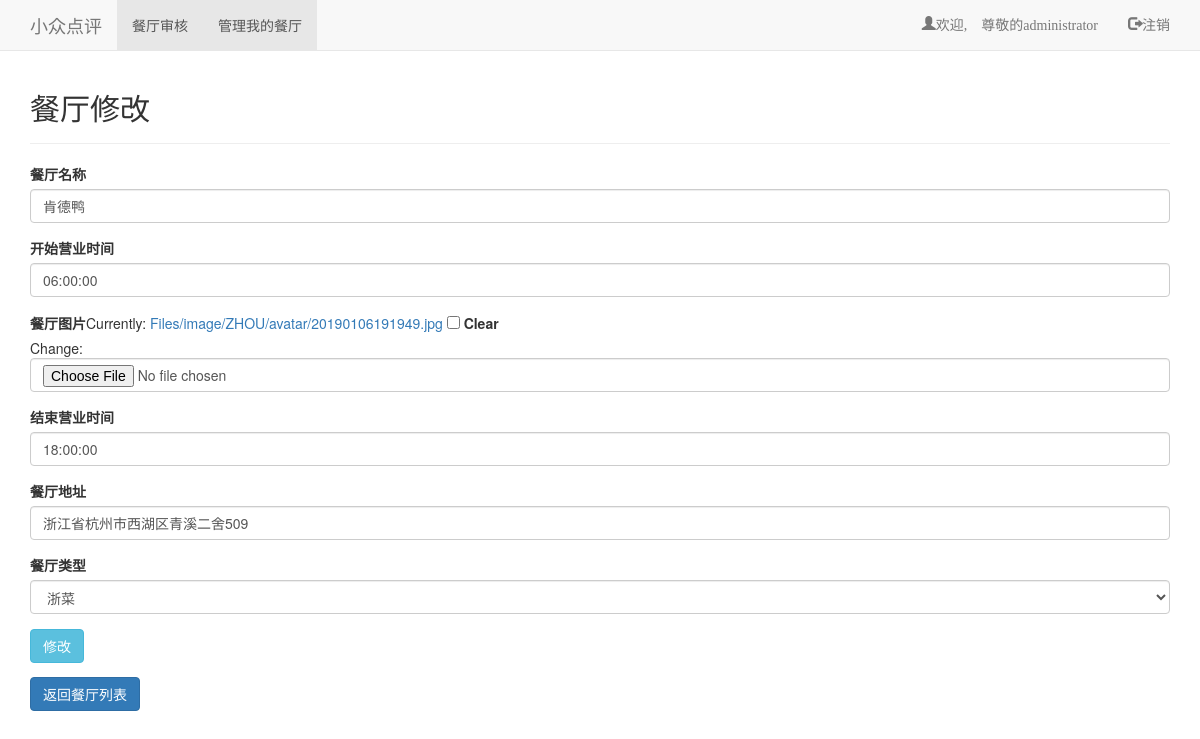
Screenshot of /apply/7/edit/ (signed in) with the database file from the repository.
### ApplyController/models.py (models this page shows, shortened)
class Restaurant(models.Model):
    id = models.AutoField(primary_key=True)
    MerchantID = models.ForeignKey(Merchant, on_delete=models.CASCADE)
    Name = models.CharField(max_length=20)
    BusinessStartHour = models.TimeField()
    BusinessEndHour = models.TimeField()
    Address = models.CharField(max_length=50)
    Image = models.ImageField(upload_to=get_file_path, null=True, blank=True)
    Score = models.FloatField(validators=[MinValueValidator(0), MaxValueValidator(5)], default=0)
    Category_Choices = (
        ('1', '川菜'),
        ('2', '粤菜'),
        ('3', '鲁菜'),
        ('4', '苏菜'),
        ('5', '湘菜'),
        ('6', '浙菜'),
        ('7', '其他'),
    )
    Category = models.CharField(max_length=1, choices=Category_Choices)
    LicenseID = models.CharField(validators=[RegexValidator(regex='^[0-9]*$')], max_length=50)
    ApplicationTime = models.DateTimeField(auto_now_add=True)
    Status_Choices = (
        (0, '待审核'),
        (1, '审核拒绝'),
        (2, '审核通过'),
    )
    Status = models.SmallIntegerField(choices=Status_Choices, default=0)
    OpenTime = models.DateTimeField(null=True)
    class Meta:
        ordering = ['Status', 'ApplicationTime']

### ApplyController/views.py (the view)
# urls.py: path('<int:restaurant_id>/edit/', views.edit, name='edit'),
def edit(request, restaurant_id):
    login_merchant_id = request.session.get('login_merchant')
    if login_merchant_id:
        restaurant_obj = Restaurant.objects.get(pk=restaurant_id)
        if request.method == 'POST':
            form = RestaurantEditForm(request.POST, request.FILES, instance=restaurant_obj)
            if form.is_valid():
                form.save()
                return HttpResponseRedirect(reverse('apply:detail', args=(restaurant_id,)))
            else:
                return render(request, "ApplyController/edit.html", context={
                    'error_message': '修改不成功',
                })
        else:
            form = RestaurantEditForm(instance=restaurant_obj)
        return render(request, 'ApplyController/edit.html', context={
            'restaurant_edit_form': form,
            'error_message': '修改成功',
        })
    else:
        return HttpResponseRedirect(reverse('login:index'))

### ApplyController/forms.py
class RestaurantEditForm(forms.ModelForm):
    class Meta:
        model = Restaurant
        fields = ['Name', 'BusinessStartHour', 'Image', 'BusinessEndHour', 'Address', 'Category', ]
        labels = {'Name': '餐厅名称',
                  'Image': '餐厅图片',
                  'BusinessStartHour': '开始营业时间',
                  'BusinessEndHour': '结束营业时间',
                  'Address': '餐厅地址',
                  'Category': '餐厅类型',}
    def __init__(self, *args, **kwargs):
        super(RestaurantEditForm, self).__init__(*args, **kwargs)
        for field_name in ['Name', 'BusinessStartHour', 'BusinessEndHour', 'Address', 'Category', 'Image']:
            self.base_fields[field_name].widget.attrs.update({'class': 'from-control'})

### ApplyController/templates/ApplyController/edit.html (shortened to what this page needs)
{% extends "ApplyController/base.html" %}
{% load bootstrap3 %}
{% load static %}
{% block header %}
<div class="container">
    <div class="page-header" style="margin-top:0px;">
        <h2>餐厅修改</h2>
    </div>
</div>
{% endblock header %}
{% block content %}
<div class="container">
    <form method="post" enctype="multipart/form-data">
        {% bootstrap_form restaurant_edit_form %}
        {% buttons %}
            <button type="submit" class="btn btn-info">
                修改
            </button>
        {% endbuttons %}
    </form>
<button type="button" class="btn btn-primary" onclick="location.href='/apply/'">返回餐厅列表</button>
</div>
{% endblock content %}

### rows the page displays
Restaurant: Name "肯德鸭", BusinessStartHour "06:00:00", BusinessEndHour "18:00:00", Address "浙江省杭州市西湖区青溪二舍509", Category "浙菜"

### other values shown
{{ request.session.login_merchant_name }} "administrator"
